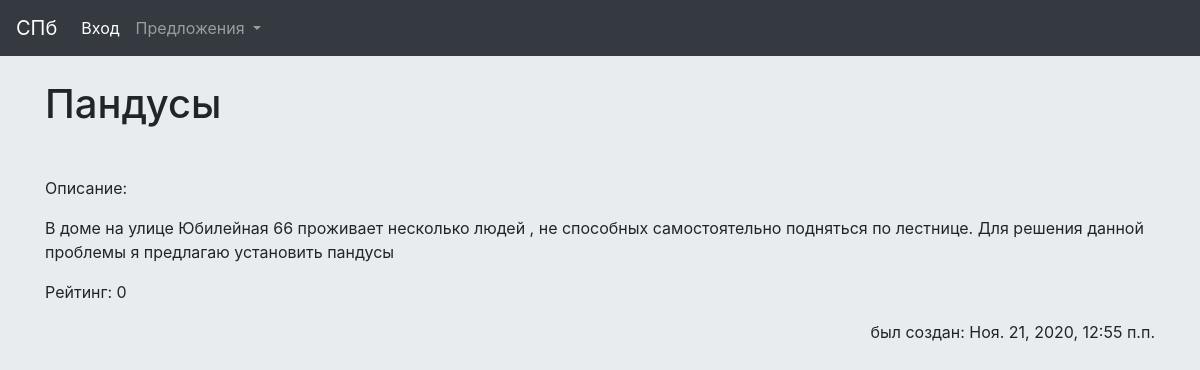
The page /offer/пандусы-1605963300/ on the database as committed earlier.
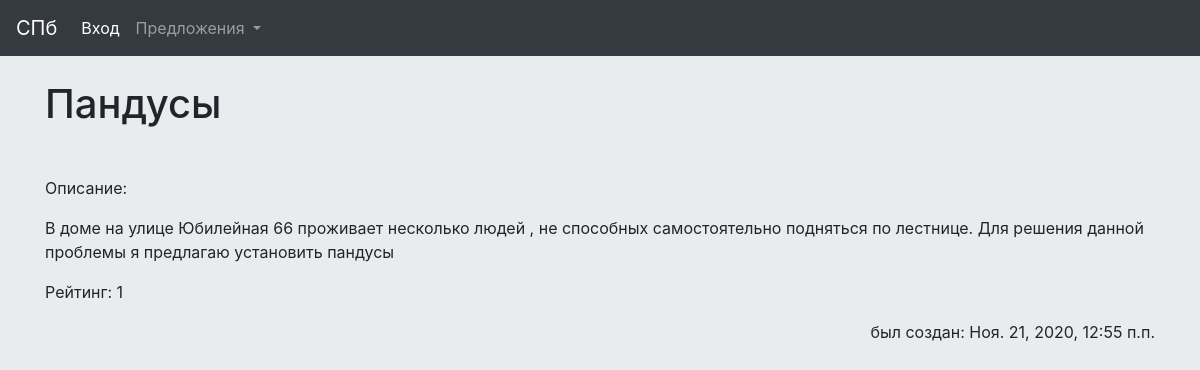
The same page on the database as committed later.
### offer/models.py (models this page shows, shortened)
class Offer(models.Model):
    title = models.CharField(max_length=150, db_index=True)
    slug = models.TextField(max_length=150, unique=True, blank=True)
    body = models.TextField(blank=True, db_index=True)
    date_pub = models.DateTimeField(auto_now_add=True)
    img = models.CharField(max_length=150, default="https://i.imgur.com/8gzzetz.jpg")
    rating = models.IntegerField(default=0)
    ACTIVE = "ac"
    INPROC = "ip"
    ARCHIVE = "ar"
    OFTYPE =[
    (ACTIVE, "active"),
    (INPROC, "in_the_process"),
    (ARCHIVE, "archive")
    ]
    oftype = models.CharField(
        max_length=2,
        choices=OFTYPE,
        default=ACTIVE,
    )
    users_rated = models.ManyToManyField(UsersRatedRecord, blank=True)
    def has_user_rated(self, user):
        record = self.users_rated.filter(user_pk=user.pk)
        if record.count() == 0:
            return None
        return record[0].rating
    class Meta:
        ordering = ['-rating']

### offer/views.py (the view)
# urls.py: path('offer/<str:slug>/', OfferDetail.as_view(), name='offer_detail_url'),
class OfferDetail(View):
    model = Offer
    template = 'offer/offer_detail.html'
    def get(self, request, slug):
        obj = get_object_or_404(self.model, slug__exact=slug)
        rating = obj.has_user_rated(request.user)
        ratedpos = rating != None and rating > 0
        return render(request, self.template, {self.model.__name__.lower(): obj,
                                               'admin_object': obj,
                                               'detail': True,
                                               'hasrated': rating != None,
                                               'ratedpos': ratedpos,
                                               })

### offer/templates/offer/offer_detail.html (shortened to what this page needs)
{% extends 'offer/offer_base.html' %}
{% block content %}
    <h1 class="mt-4">
        {{ offer.title }}
    </h1>
    <p>
    </p>
    <p>
        Описание:
    </p>
    <p>
        {{ offer.body }}
    </p>
    <a  class="card-text" >Рейтинг: </a>
    <a class="card-text" id="rating" >{{ offer.rating }}</a>
    <div class="text-right">
    <div class="text-right">
        <p>
            был создан: {{ offer.date_pub }}
        </p>
    </div>
{% endblock %}

### offer/templates/offer/offer_base.html
{% extends 'base.html' %}

### templates/base.html (shortened to what this page needs)
{% load static %}
<!DOCTYPE html>
<html lang="en">
<head>
    <link rel="stylesheet" href="https://stackpath.bootstrapcdn.com/bootstrap/4.1.3/css/bootstrap.min.css"
>
    <link rel="stylesheet" href="https://cdn.jsdelivr.net/npm/bootstrap@4.5.3/dist/css/bootstrap.min.css">
</head>
<body>
  <nav class="navbar navbar-expand-lg navbar-dark bg-dark">
    <a class="navbar-brand" href="{% url 'home' %}">СПб</a>
    <div class="collapse navbar-collapse" id="navbarNavDropdown">
      <ul class="navbar-nav">
        <li class="nav-item active">
          {% if user.is_authenticated%}
              <a class="nav-link" href="{% url 'logout' %}">Выход</a>
          {% else %}
              <a class="nav-link" href="{% url 'login' %}">Вход</a>
          {% endif %}
        </li>
        <li class="nav-item dropdown">
          <a class="nav-link dropdown-toggle" href="#" id="navbarDropdownMenuLink" role="button" data-toggle="dropdown" aria-haspopup="true" aria-expanded="false">
            Предложения
          </a>
        </li>
      </ul>
    </div>
  </nav>
  <div class="container">
    {% block content %} {% endblock %}
</div>
</body>
</html>

### templates/base.html (style rules this page uses)
body { background: #E9ECEF }

Rows that differ between the two databases and show on the page:
changed Offer "Пандусы": rating "0" → "1"
